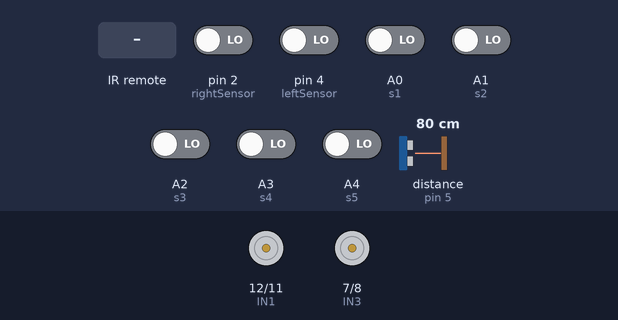
A sketch run on a simulated Arduino Uno, built with avr-gcc and run on an emulated ATmega328P. Parts: motor-driver pin pairs drawn as motors (green arrow = first pin HIGH = forward, orange = second pin HIGH = backward, longer = more drive, scaled by the enable pin). The inputs (shaded band) are chosen by the test bench; at power-on: A0 (s1), A1 (s2), A2 (s3), A3 (s4), A4 (s5), pin 2 (rightSensor), pin 4 (leftSensor) LOW, distance to the obstacle (sensor on pin 5) 80 cm. The echo pulse lasts 58.3 µs per cm.

Above: at 1.2 s.
1.3 s: infrared code 0xBA45FF00 received
At 1.8 s:
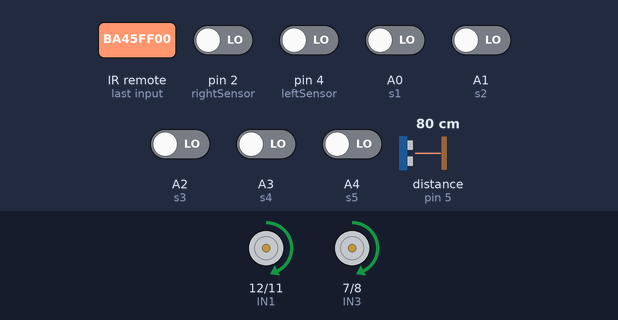
2.8 s: distance to the obstacle (sensor on pin 5) set to 26 cm
4.3 s: distance to the obstacle (sensor on pin 5) set to 23 cm
At 5.0 s:
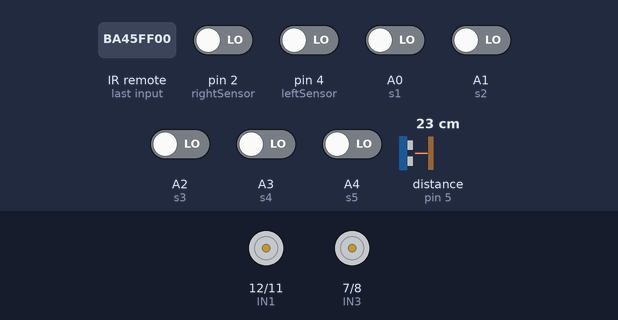
5.8 s: A2 (s3) driven HIGH
7.3 s: infrared code 0xB946FF00 received
At 8.5 s:
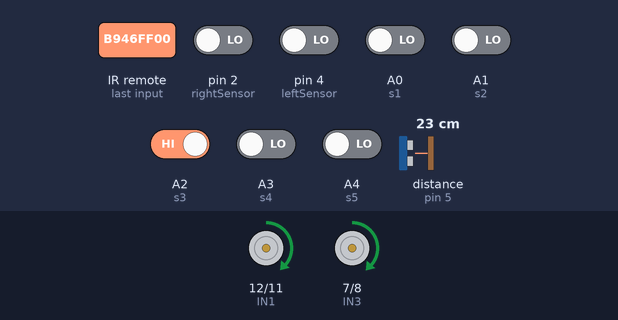
8.8 s: infrared code 0xBA45FF00 received
At 9.4 s:
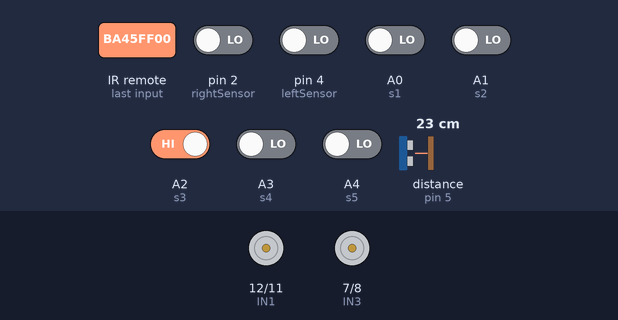
Timing chart, 0 to 11.4 s (numbered marks = the images above; inputs shaded):
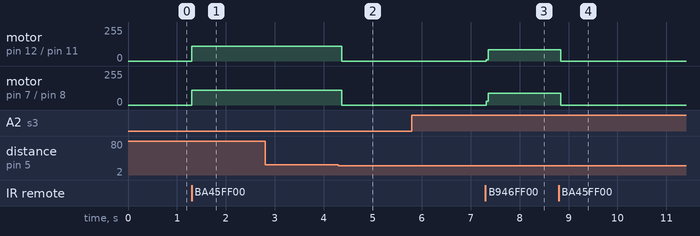

Measured:
- the behaviour switches between 25 and 24 cm on distance to the obstacle (sensor on pin 5) (found by bisection; images 1 and 2)
- after the input at 1.3 s, motor on pin 12 (IN1) / pin 11 (IN2), motor on pin 7 (IN3) / pin 8 (IN4): stopped → forward 110/255 at once
- after the input at 2.8 s, every drawn part: stays the same
- after the input at 4.3 s, motor on pin 12 (IN1) / pin 11 (IN2), motor on pin 7 (IN3) / pin 8 (IN4): forward 110/255 → stopped after 0.06 s
- after the input at 7.3 s, motor on pin 12 (IN1) / pin 11 (IN2): stopped → forward 86/255 at once; motor on pin 7 (IN3) / pin 8 (IN4): stopped → forward 87/255 at once
- after the input at 8.8 s, motor on pin 12 (IN1) / pin 11 (IN2): forward 86/255 → stopped at once; motor on pin 7 (IN3) / pin 8 (IN4): forward 87/255 → stopped at once

The sketch:

Guard_Dog_Group_Project.ino
```cpp
#include <IRremote.hpp>
#define ENA 9
#define IN1 12
#define IN2 11
#define ENB 6
#define IN3 7
#define IN4 8


// ultrasonic and LED pins
const int trigPin = 13;
const int echoPin = 5;

// 5-channel IR line tracking sensor pins
const int s1 = A0;  // far left
const int s2 = A1;  // mid left
const int s3 = A2;  // center
const int s4 = A3;  // mid right
const int s5 = A4;  // far right

const int irPin = 3;
const int leftSensor = 4;
const int rightSensor = 2;

int SPEED = 110;
int TURN_SPEED = 120;
int SHARP_TURN_SPEED = 150;

// State constants
const int STATE_CENTER = 0;
const int STATE_LEFT = 1;
const int STATE_SHARP_LEFT = 2;
const int STATE_RIGHT = 3;
const int STATE_SHARP_RIGHT = 4;
const int STATE_LOST = 5;

// declare currentState and lastDirection global variables
int currentState = STATE_CENTER;
int lastDirection = 0;  // -1 = left, 0 = center, +1 = right

int displayMode = 0;
bool stopState = false;

const unsigned long BUTTON_1 = 0xBA45FF00;
const unsigned long BUTTON_2 = 0xB946FF00;
const unsigned long BUTTON_3 = 0xB847FF00;

void goForward() {
  analogWrite(ENA, SPEED);
  analogWrite(ENB, SPEED);
  // set motor direction for forward
  //   IN1=HIGH IN2=LOW   IN3=HIGH IN4=LOW
  digitalWrite(IN1, HIGH);
  digitalWrite(IN2, LOW);
  digitalWrite(IN3, HIGH);
  digitalWrite(IN4, LOW);
}

void turnLeft() {
  analogWrite(ENA, TURN_SPEED);
  analogWrite(ENB, TURN_SPEED);
  // set motor direction for soft left turn (only right motor moves)
  //   IN1=LOW  IN2=LOW   IN3=HIGH IN4=LOW
  digitalWrite(IN1, LOW);
  digitalWrite(IN2, LOW);
  digitalWrite(IN3, HIGH);
  digitalWrite(IN4, LOW);
}

void turnRight() {
  analogWrite(ENA, TURN_SPEED);
  analogWrite(ENB, TURN_SPEED);
  //  set motor direction for soft right turn (only left motor moves)
  //   IN1=HIGH IN2=LOW   IN3=LOW  IN4=LOW
  digitalWrite(IN1, HIGH);
  digitalWrite(IN2, LOW);
  digitalWrite(IN3, LOW);
  digitalWrite(IN4, LOW);
}

void sharpTurnLeft() {
  analogWrite(ENA, SHARP_TURN_SPEED);
  analogWrite(ENB, SHARP_TURN_SPEED);
  // set motor direction for sharp left turn (pivot left)
  //   IN1=LOW  IN2=HIGH  IN3=HIGH IN4=LOW
  digitalWrite(IN1, LOW);
  digitalWrite(IN2, HIGH);
  digitalWrite(IN3, HIGH);
  digitalWrite(IN4, LOW);
}

void sharpTurnRight() {
  analogWrite(ENA, SHARP_TURN_SPEED);
  analogWrite(ENB, SHARP_TURN_SPEED);
  // set motor direction for sharp right turn (pivot right)
  //   IN1=HIGH IN2=LOW   IN3=LOW  IN4=HIGH
  digitalWrite(IN1, HIGH);
  digitalWrite(IN2, LOW);
  digitalWrite(IN3, LOW);
  digitalWrite(IN4, HIGH);
}

void stopRobot() {
  analogWrite(ENA, 0);
  analogWrite(ENB, 0);
  //set motor direction for stop (all LOW)
  //   IN1=LOW  IN2=LOW   IN3=LOW  IN4=LOW
  digitalWrite(IN1, LOW);
  digitalWrite(IN2, LOW);
  digitalWrite(IN3, LOW);
  digitalWrite(IN4, LOW);
}

// Wait ms milliseconds while still checking the IR receiver.
// If a button is pressed during the wait, update displayMode and return true.
// Returns false if the full wait time elapses with no button press.
bool delayCheckIR(unsigned long ms) {
  unsigned long start = millis();
  while (millis() - start < ms) {
    if (IrReceiver.decode()) {
      unsigned long buttonCode = IrReceiver.decodedIRData.decodedRawData;
      if (buttonCode == BUTTON_1) displayMode = 1;
      else if (buttonCode == BUTTON_2) displayMode = 2;
      else if (buttonCode == BUTTON_3) displayMode = 3;
      IrReceiver.resume();
      return true;
    }
  }
  return false;
}

// Once robot reaches end of path,
// turns until it detects the line again continues on patrol

void turnAround() {
  int r1 = digitalRead(s1);
  int r2 = digitalRead(s2);
  int r3 = digitalRead(s3);
  int r4 = digitalRead(s4);
  int r5 = digitalRead(s5);
  stopRobot();
  if (r1 == HIGH && r2 == HIGH && r3 == HIGH && r4 == HIGH && r5 == HIGH) {
    sharpTurnLeft();
  } else if (r3 == LOW) {
    stopRobot();
  }
}
// Follows A Set Path via Line Tracker
void backAndForth() {
  // ultrasonic
  unsigned long duration;
  int distanceCm;

  digitalWrite(trigPin, LOW);
  delayMicroseconds(2);

  digitalWrite(trigPin, HIGH);
  delayMicroseconds(10);

  digitalWrite(trigPin, LOW);

  // Read echo Pulse
  duration = pulseIn(echoPin, HIGH);

  // convert time to distance
  distanceCm = duration / 58;

  int r1 = digitalRead(s1);
  int r2 = digitalRead(s2);
  int r3 = digitalRead(s3);
  int r4 = digitalRead(s4);
  int r5 = digitalRead(s5);
  // sets priority fo sensors
  if (r3 == LOW) {
    currentState = STATE_CENTER;
    lastDirection = 0;
  } else if (r2 == LOW) {
    currentState = STATE_LEFT;
    lastDirection = -1;
  } else if (r1 == LOW) {
    currentState = STATE_SHARP_LEFT;
    lastDirection = -1;
  } else if (r4 == LOW) {
    currentState = STATE_RIGHT;
    lastDirection = 1;
  } else if (r5 == LOW) {
    currentState = STATE_SHARP_RIGHT;
    lastDirection = 1;
  } else if (r1 == HIGH && r2 == HIGH && r3 == HIGH && r4 == HIGH && r5 == HIGH) {
    currentState = STATE_LOST;
  }
  // switch tells robot what to do based on current State
  switch (currentState) {
    case STATE_CENTER:
      goForward();
      if (distanceCm < 25) {
        stopRobot();
      }
      break;
    case STATE_LEFT:
      turnRight();
      if (distanceCm < 25) {
        stopRobot();
      }
      break;
    case STATE_SHARP_LEFT:
      sharpTurnRight();
      if (distanceCm < 25) {
        stopRobot();
      }
      break;
    case STATE_RIGHT:
      turnLeft();
      if (distanceCm < 25) {
        stopRobot();
      }
      break;
    case STATE_SHARP_RIGHT:
      sharpTurnLeft();
      if (distanceCm < 25) {
        stopRobot();
      }
      break;

    case STATE_LOST:
      if (lastDirection == -1) {
        sharpTurnLeft();
      } else if (lastDirection == 1) {
        sharpTurnRight();
        // if bot reaches end of set line will turn around
        // and continue back the other way
      } else if (lastDirection == 0) {
        turnAround();
      }
      break;
  }
  delay(5);
}
// Attack Mode: Follows intruder and blares an alarm
void attackMode() {
  // ultrasonic
  unsigned long duration;
  int distanceCm;

  digitalWrite(trigPin, LOW);
  delayMicroseconds(2);

  digitalWrite(trigPin, HIGH);
  delayMicroseconds(10);

  digitalWrite(trigPin, LOW);

  // Read echo Pulse
  duration = pulseIn(echoPin, HIGH);

  // convert time to distance
  distanceCm = duration / 58;


  SPEED = 90;
  int IRLeft = digitalRead(leftSensor);
  int IRRight = digitalRead(rightSensor);

  if (IRLeft == LOW && IRRight == LOW) {
    stopRobot();
    if (distanceCm < 25) {
      goForward();
    }
  } else if (IRLeft == HIGH && IRRight == HIGH) {
    sharpTurnLeft();
    if (distanceCm < 25) {
      goForward();
    }
  } else if (IRLeft == LOW && IRRight == HIGH) {
    turnRight();
    if (distanceCm < 25) {
      goForward();
    }
  } else if (IRLeft == HIGH && IRRight == LOW) {
    turnLeft();
    if (distanceCm < 25) {
      goForward();
    }
  }
}

void setup() {
  pinMode(ENA, OUTPUT);
  pinMode(IN1, OUTPUT);
  pinMode(IN2, OUTPUT);
  pinMode(ENB, OUTPUT);
  pinMode(IN3, OUTPUT);
  pinMode(IN4, OUTPUT);
  pinMode(leftSensor, INPUT);
  pinMode(rightSensor, INPUT);
  IrReceiver.begin(irPin, ENABLE_LED_FEEDBACK);

  // ultrasonic
  pinMode(trigPin, OUTPUT);
  pinMode(echoPin, INPUT);
  Serial.begin(9600);
}

void loop() {
  // Top-of-loop IR check — handles button presses between actions
  if (IrReceiver.decode()) {
    unsigned long buttonCode = IrReceiver.decodedIRData.decodedRawData;
    if (buttonCode == BUTTON_1) displayMode = 1;
    else if (buttonCode == BUTTON_2) displayMode = 2;
    else if (buttonCode == BUTTON_3) displayMode = 3;
    IrReceiver.resume();
  }


  switch (displayMode) {
    case 1:
      backAndForth();
      break;
    case 2:
      attackMode();
      break;
    case 3:
      stopRobot();
      break;
  }
}
```
